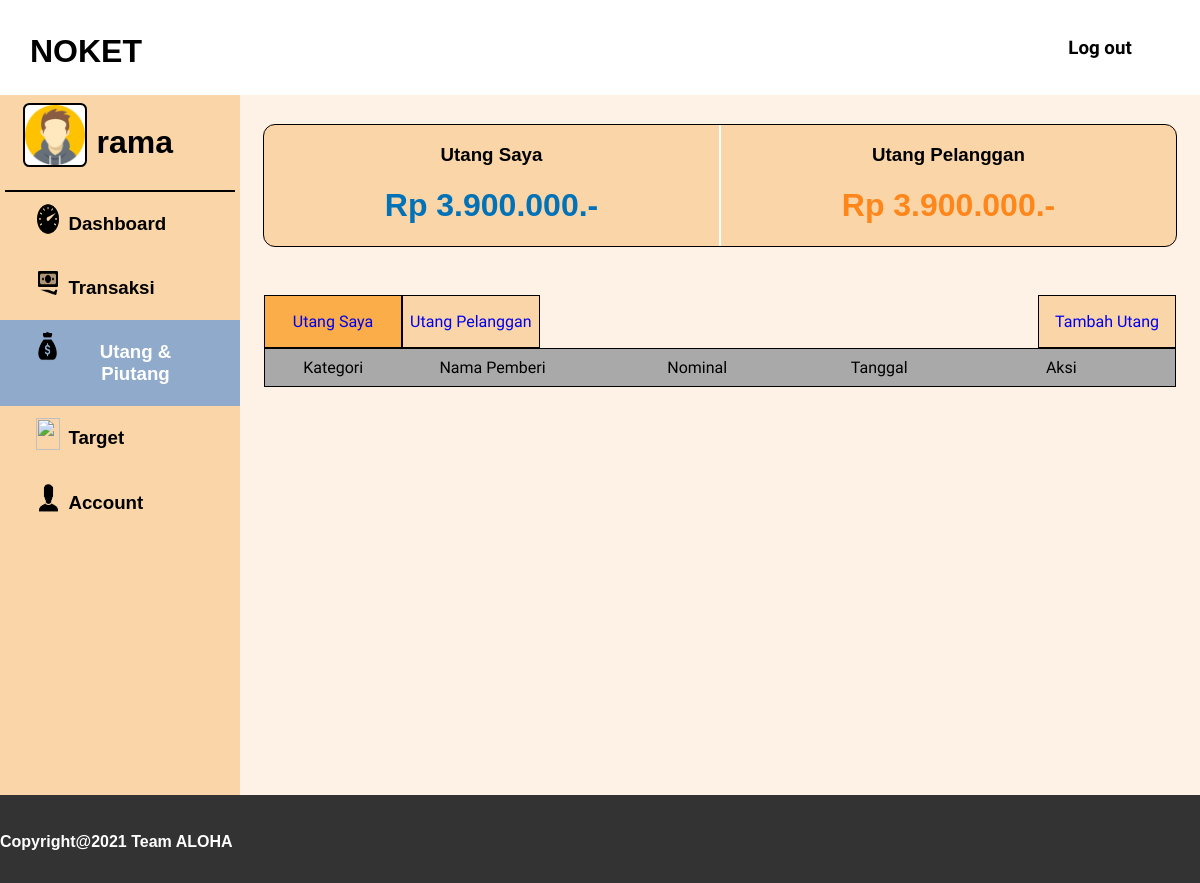
Before: /utang.php (signed in) with the older database file.
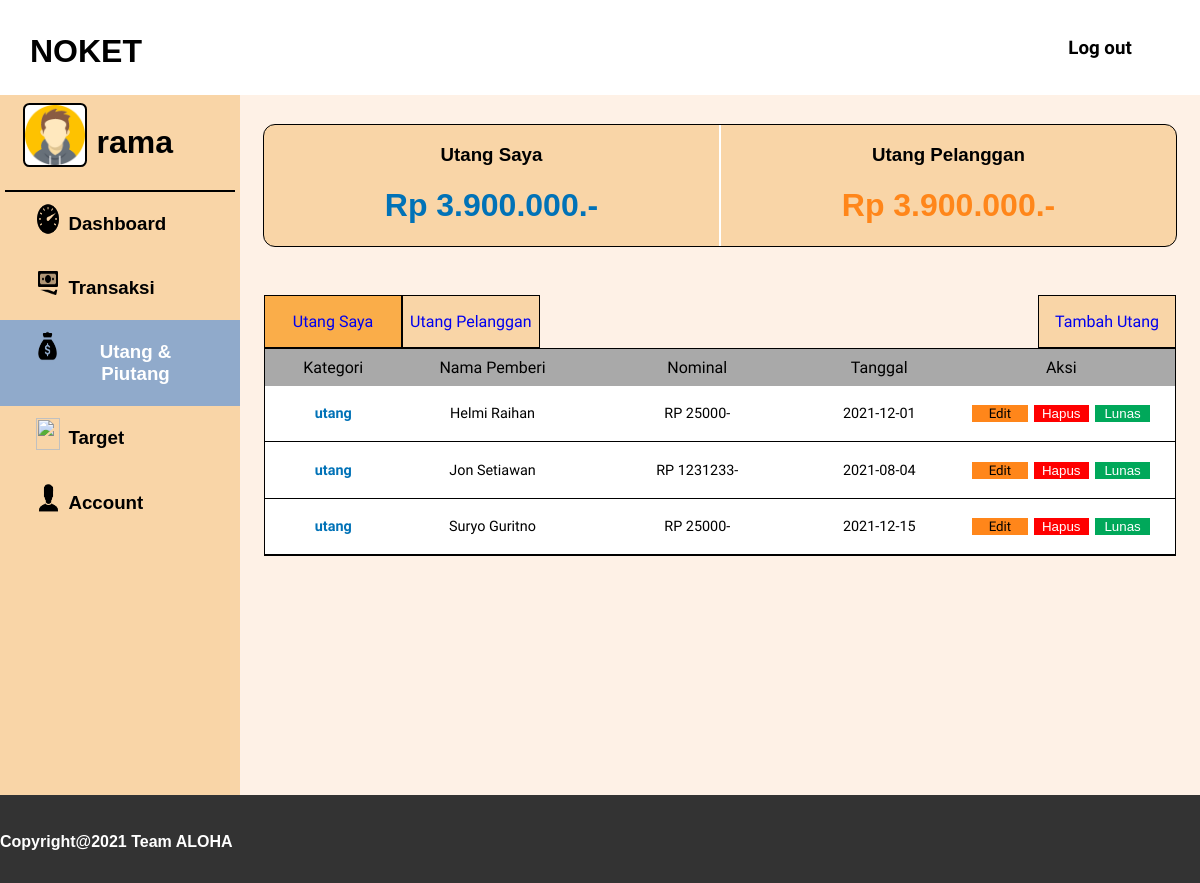
After: the same page with the newer database file.
### tables this page shows
CREATE TABLE `catatanutang` (
  `id` int(255) NOT NULL,
  `jumlah` int(255) NOT NULL,
  `tanggal` date NOT NULL,
  `id_pengguna` int(255) NOT NULL,
  `id_subkategori` int(255) NOT NULL,
  `id_instansi` int(255) NOT NULL
);

CREATE TABLE `subkategori` (
  `id` int(255) NOT NULL,
  `nama` varchar(255) NOT NULL,
  `id_kategori` int(255) NOT NULL
);

CREATE TABLE `instansi` (
  `id` int(255) NOT NULL,
  `nama` text NOT NULL
);

### utang.php (the view, shortened to what this page needs)
<?php
    include 'php/koneksi.php';
    $sql2 = "SELECT sk.nama AS kategori, i.nama AS nama , cu.jumlah, cu.tanggal FROM catatanutang cu INNER JOIN subkategori sk ON cu.id_subkategori = sk.id INNER JOIN kategoricatatan kc ON sk.id_kategori = kc.id INNER JOIN instansi i ON cu.id_instansi = i.id WHERE cu.id_pengguna = '$_SESSION[id]' AND sk.id_kategori = 3;" ;
    $result2 = mysqli_query($conn, $sql2);
?>
<html>
    <head>
        <link rel="stylesheet" href="css/utang.css">
    </head>
    <body>
    <div id="page">
         <div class = "navbar">
            <div class="navbarLogo">
                <h1>NOKET<h1>
            </div>
                <nav>
                        <ul class="navbarMenu">
                            <li><h3><a href="php/logout.php">Log out</a></h3></li>
                        </ul>
                </nav>
        </div>
        <div id="isi-page">
            <div id="sidebar">
                <div class="sidebar-item-profile">
                    <div id="sidebar-image-container">
                        <img src="foto/avatar-icon.png" alt="#" id="sidebar-image-profile">
                        <h1><?php echo $_SESSION['username']; ?></h1>
                    </div>
                </div>
                <a href="mainPage.php" class="sidebar-item-container">
                    <div class="sidebar-item">
                        <div id="sidebar-item-icon">
                            <img src="foto/icons8-dashboard-100.png" alt="" id="sidebar-image">
                        </div>
                        <div class="sidebar-item-text">
                            <h3>Dashboard</h3>
                        </div>
                    </div>
                </a>
                <a href="#" class="sidebar-item-container collapsible">
                    <div class="sidebar-item">
                        <div id="sidebar-item-icon">
                            <img src="foto/icons8-money-96.png" alt="" id="sidebar-image">
                        </div>
                        <div class="sidebar-item-text">
                            <h3>Transaksi</h3>
                        </div>
                    </div>
                </a>
                <a href="#" class="sidebar-item-container collapsible selected">
                    <div class="sidebar-item">
                        <div id="sidebar-item-icon">
                            <img src="foto/icons8-money-bag-90.png" alt="" id="sidebar-image">
                        </div>
                        <div class="sidebar-item-text">
                            <h3>Utang & Piutang</h3>
                        </div>
                    </div>
                </a>
                <a href="#" class="sidebar-item-container">
                    <div class="sidebar-item">
                        <div id="sidebar-item-icon">
                            <img src="foto/icons8-goal-100.png" alt="" id="sidebar-image">
                        </div>
                        <div class="sidebar-item-text">
                            <h3>Target</h3>
                        </div>
                    </div>
            </a>
                <a href="#" class="sidebar-item-container collapsible">
                    <div class="sidebar-item">
                        <div id="sidebar-item-icon">
                            <img src="foto/icons8-account-100.png" alt="" id="sidebar-image">
                        </div>
                        <div class="sidebar-item-text">
                            <h3>Account</h3>
                        </div>
                    </div>
                </a>
            </div>
            <div id="content-card">
                <div id="info-header">
                    <div id="info-header-kiri">
                        <div class="info-header-judul">
                            <h3>Utang Saya</h3>
                        </div>
                        <div class="info-header-isi">
                            <h1 style="color: 0172B7;">Rp 3.900.000.-</h1>
                        </div>
                    </div>
                    <div id="info-header-kanan">
                        <div class="info-header-judul">
                            <h3>Utang Pelanggan</h3>
                        </div>
                        <div class="info-header-isi">
                            <h1 style="color: FF861A;">Rp 3.900.000.-</h1>
                        </div>
                    </div>
                </div>
                <div id="table-atas">
                    <a href="utang.php"  id="table-atas-penjualan">
                        <p>Utang Saya</p>
                    </a>
                    <a href="piutang.php" id="table-atas-pengeluaran">
                        <p>Utang Pelanggan</p>
                    </a>
                    <div id="table-atas-jarak">
                    </div>
                    <a href="tambah-utang.php" id="table-atas-tambah">
                        <p>Tambah Utang</p>
                    </a>
                </div>
                <div id="table-wrapper">
                    <div id="table-scroll">
                        <table id="myTable" cellspacing="0">
                            <thead>
                                <tr>
                                    <th style="width: 15%;">
                                        <p>
                                            Kategori
                                        </p>
                                    </th>
                                    <th style="width: 20%;">
                                        <p>
                                            Nama Pemberi
                                        </p>
                                    </th>
                                    <th style="width: 25%;" onclick="sortTable(0)">
                                        <p>
                                            Nominal
                                        </p>
                                    </th>
                                    <th style="width: 15%;" onclick="sortTable(1)">
                                        <p>
                                            Tanggal
                                        </p>
                                    </th>
                                    <th style="width: 25%;">
                                        <p>
                                            Aksi
                                        </p>
                                    </th>
                                </tr>
                            </thead>
                            <tbody>
                                <?php
                                    while($row2 = mysqli_fetch_assoc($result2)) {
                                        echo "<tr>
                                            <td><p id='table-kategori-pengeluaran' style='font-weight:bold;'>".$row2['kategori']."</p></td>
                                            <td><p>".$row2['nama']."</p></td>
                                            <td><p>RP ".$row2['jumlah']."-</p></td>
                                            <td><p>".$row2['tanggal']."</p></td>
                                            <td style='white-space: nowrap; overflow: auto;'>
                                        <button id='tombol-aksi-edit' name='bEdit'><a href='edit-utang.php'>Edit</a> </button>
                                        <button id='tombol-aksi-hapus' name='bHapus'>Hapus</button>
                                        <button id='tombol-aksi-lunas' name='bLunas'>Lunas</button>
                                    </td>
                                        </tr>";
                                    }
                                ?>
                            </tbody>
                        </table>
                    </div>
                </div>
            </div>
        </div>
       <div id="footer">
            <h4>Copyright@2021 Team ALOHA </h4>
        </div>
    </div>
    </body>
</html>

### css/utang.css (style rules this page uses)
body,head { margin: 0; padding: 0; }
h1,h2,h3,h4 { font-family: 'Work-Sans',sans-serif; }
p,a { font-family: 'Work Sans', sans-serif; }
#isi-page { width: 100%; height: auto; display: flex; flex-wrap: nowrap; }
.navbar { width: 100%; height: auto; }
.navbarLogo { color: black; float: left; text-align: left; margin-top: 1%; margin-left: 30px; }
ol,ul { list-style: none; }
.navbarMenu { font-family: "Work Sans"; float: right; background-color: #FFF; text-align: center; justify-content: center; display: flex; position: relative; }
.navbarMenu li { display:block; width:200px; float:right; margin-left:10px; font-weight: bolder; }
.navbarMenu a { display:block; padding:1%; text-decoration:none; background-color:#fff; color:black; }
#sidebar { width: 20%; min-height: 87.5vh; background-color: F9D5A7; }
.sidebar-item-profile { width: 90%; height: auto; display: flex; margin: auto; text-align: center; padding: 3%; border-bottom: 2px solid black; }
.sidebar-item-container { width: 100%; height: auto; display: block; text-decoration: none; color: black; border: none; }
.sidebar-item { width: 70%; height: auto; display: flex; margin: auto; text-align: center; padding: 1%; }
#sidebar-item-icon { width: 2vw; height: 4vh; display: flex; margin-right: 5%; margin-top: 4%; }
#sidebar-image-profile { width: 10vh; height: 5vw; margin-right: 15%; border: solid 2px black; border-radius: 10%; background-color: white; }
#sidebar-image { width: 100%; height: 100%; margin-top: 10%; }
#sidebar-image-container { width: 30%; height: 20%; display: flex; margin: auto; margin-right: 65%; }
.selected { background-color: #90AACB; color: white; }
#content-card { width: 80%; height: auto; background-color: FEF1E6; }
#info-header { width: 95%; height: auto; margin: auto; margin-top: 3%; border: black solid 1px; border-radius: 1vw; display: flex; background-color: F9D5A7; }
#info-header-kiri { width: 50%; height: auto; text-align: center; border-right: white 1px solid; }
#info-header-kanan { width: 50%; height: auto; text-align: center; border-left: white 1px solid; }
#table-atas { width: 95%; height: auto; display: flex; margin: auto; margin-top: 5%; }
#table-atas-pengeluaran { width: 15%; height: auto; text-align: center; text-decoration: none; background-color: #F9D5A7; border:1px black solid; }
#table-atas-penjualan { width: 15%; height: auto; text-align: center; text-decoration: none; background-color: rgb(250, 173, 73);; border:1px black solid; }
#table-atas-jarak { width: 55%; }
#table-atas-tambah { width: 15%; height: auto; text-align: center; text-decoration: none; background-color: F9D5A7; border:1px black solid; }
#table-wrapper { width: 95%; ; margin: auto; }
#table-scroll { overflow:auto; width: 100%; max-height: 60%; }
#myTable { width: 100%; border: 1px solid black; }
#myTable th { background-color: A9A9A9; text-align: center; vertical-align: middle; padding: 1%; }
#myTable th p { font-weight: 500; }
#myTable td { text-align: center; padding: 2%; background-color: white; border-bottom: 1px solid black; border-collapse: collapse; }
#myTable td p { font-weight: lighter; font-size: 0.9em; }
#table-kategori-pengeluaran { color: 0172B7; }
#tombol-aksi-edit { margin: auto; width: 30%; height: auto; background-color: FF861A; border: 1px solid white; }
#tombol-aksi-edit a { text-decoration: none; color: black; }
#tombol-aksi-hapus { width: 30%; height: auto; background-color: FF0000; color: white; border: 1px solid white; }
#tombol-aksi-lunas { width: 30%; height: auto; background-color: 00A85A; color: white; border: 1px solid white; }
#footer { width: 100%; height: 10%; line-height: 50px; background: #333; color: #fff; position: absolute; margin: auto; }

Changed rows visible on the page:
added catatanutang: id_subkategori.nama "utang", id_instansi.nama "Helmi Raihan", jumlah "25000", tanggal "2021-12-01"
added catatanutang: id_subkategori.nama "utang", id_instansi.nama "Jon Setiawan", jumlah "1231233", tanggal "2021-08-04"
added catatanutang: id_subkategori.nama "utang", id_instansi.nama "Suryo Guritno", jumlah "25000", tanggal "2021-12-15"
